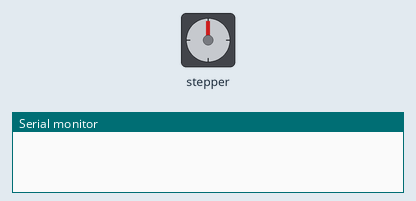
A sketch run on a simulated Arduino Uno, built with avr-gcc and run on an emulated ATmega328P. Shown: stepper motor, the last lines printed to the serial monitor. Stepper angles assume 4096 steps per turn.

Above: at 0.16 s.
At 9.7 s:
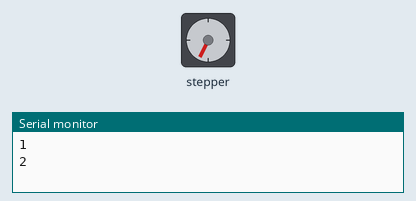
At 19.87 s:
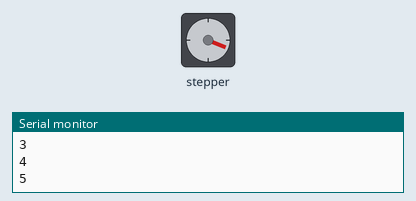
At 39.59 s:
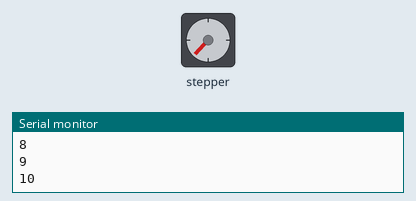
Timing chart, 0 to 40.0 s (numbered marks = the images above):
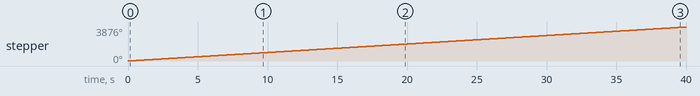

The sketch:

stepper.ino
```cpp
#include <CheapStepper.h>

CheapStepper stepper;

void setup() {
  Serial.begin(9600);
}

int turns = 0;
void loop() {
  stepper.moveDegrees(true, 360);
  turns++;
  Serial.println(turns);
}
```

Measured:
- by itself, stepper: keeps turning clockwise at about 97°/s
